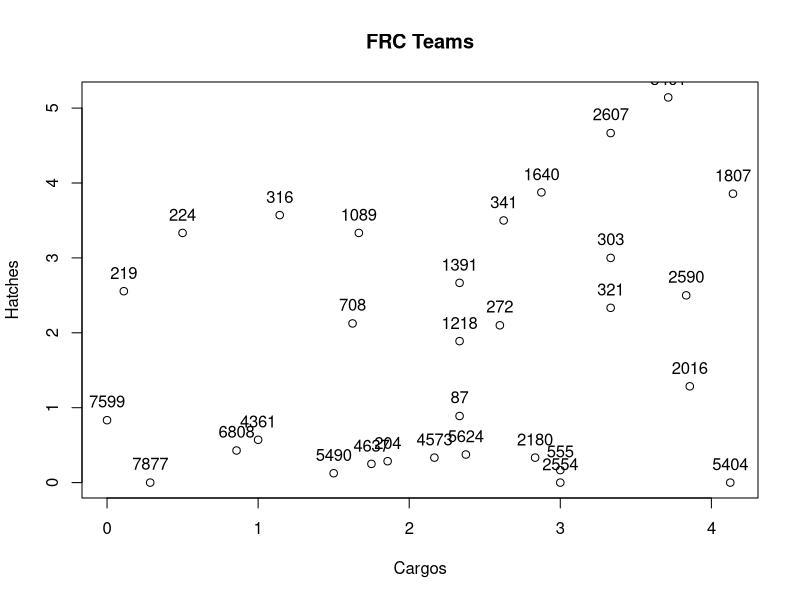

The R source for this figure:
require(ggplot2)
"
Build an R script that can do the following:

1) Read values from an Excel file every 30 seconds (i.e. Conversion from .txt to Data Frame).

2) Separate into Teams for Mean and Standard Deviation.

3) Interpret these values as Graphs for each team.

4) If possible, integrate the script with Tableau (Not possible due to the illegality
of connections in the FRC events).

Note: R1, R2, R3 mean the respective levels of the rocket ship, and CS means cargo ship.
S means Sandstorm and T means Teleop.

SP means Station Pickup and GP means Ground Pickup
"


df <- read.csv("Bensalem Event 2019 Scouting.txt", header = FALSE) #The path is necessary for the R script to read the file.

df[df == "null"] = NA


#df <- data.frame(names = c("A", "A", "A", "A", "A", "A", "A", "B"),
#collection = c(28, 23, 49, 29, 38, 23, 29, 21))

colnames(df) <- c("Name", "Team", "Position", "Match", "Is_Start_Level_2",
                  "S_Hatch_CS", "S_Hatch_R1", "S_Hatch_R2", "S_Hatch_R3",
                  "S_Cargo_CS", "S_Cargo_R1", "S_Cargo_R2", "S_Cargo_R3",
                  "T_Hatch_CS", "T_Hatch_R1", "T_Hatch_R2", "T_Hatch_R3",
                  "Hatch_GP", "Hatch_SP",
                  "T_Cargo_CS", "T_Cargo_R1", "T_Cargo_R2", "T_Cargo_R3",
                  "Is_Defensive", "Habitat_Level", "Time_For_Climb", "Notes")

print(typeof(df))
#Get unique team
uniqueTeams <- unique(df$Team)
print(uniqueTeams)

c1 <- c()
c2 <- c()
c3 <- c()
c4 <- c()
c5 <- c()
c6 <- c()
c7 <- c()
c8 <- c()
c9 <- c()
c10 <- c()
c11 <- c()
c12 <- c()
c13 <- c()
c14 <- c()
c15 <- c()
c16 <- c()
c17 <- c()
c18 <- c()
c19 <- c()
c20 <- c()
c21 <- c()
c22 <- c()
c23 <- c()
c24 <- c()
c25 <- c()
c26 <- c()
c27 <- c()
c28 <- c()
c29 <- c()
c30 <- c()
c31 <- c()
c32 <- c()
c33 <- c()
c34 <- c()
c35 <- c()
c36 <- c()
c37 <- c()
c38 <- c()
c39 <- c()
c40 <- c()
c41 <- c()
c42 <- c()
c43 <- c()
c44 <- c()
c45 <- c()

pointfunction <- function (v) {
  c <- ifelse(v < 3, 3 * v, 12)
}
for (team in uniqueTeams) {
  a <- which(df$Team == team)
  
  #Sandstorm Vars
  b <- df$Is_Start_Level_2
  c <- df$S_Hatch_CS
  d <- df$S_Hatch_R1
  e <- df$S_Hatch_R2
  f <- df$S_Hatch_R3
  
  g <- df$S_Cargo_CS
  h <- df$S_Cargo_R1
  i <- df$S_Hatch_R2
  j <- df$S_Hatch_R3
  
  #Teleop Vars
  k <- df$T_Hatch_CS
  l <- df$T_Hatch_R1
  m <- df$T_Hatch_R2
  n <- df$T_Hatch_R3
  
  o <- df$T_Cargo_CS
  p <- df$T_Cargo_R1
  q <- df$T_Cargo_R2
  r <- df$T_Cargo_R3
  
  s <- df$Habitat_Level
  t <- df$Hatch_GP
  u <- df$Hatch_SP
  
  v <- df$Is_Defensive
  #u <- df$Time_For_Climb
  #String... generally says seconds but can say minutes in extreme cases. So no stats.
  
  #Means
  c1 <- c(c1, mean(c[a], na.rm = TRUE))
  c2 <- c(c2, mean(d[a], na.rm = TRUE))
  c3 <- c(c3, mean(e[a], na.rm = TRUE))
  c4 <- c(c4, mean(f[a], na.rm = TRUE))
  c5 <- c(c5, mean(g[a], na.rm = TRUE))
  c6 <- c(c6, mean(h[a], na.rm = TRUE))
  c7 <- c(c7, mean(i[a], na.rm = TRUE))
  c8 <- c(c8, mean(j[a], na.rm = TRUE))
  c9 <- c(c9, mean(k[a], na.rm = TRUE))
  c10 <- c(c10, mean(l[a], na.rm = TRUE))
  c11 <- c(c11, mean(m[a], na.rm = TRUE))
  c12 <- c(c12, mean(n[a], na.rm = TRUE))
  c13 <- c(c13, mean(o[a], na.rm = TRUE))
  c14 <- c(c14, mean(p[a], na.rm = TRUE))
  c15 <- c(c15, mean(q[a], na.rm = TRUE))
  c16 <- c(c16, mean(r[a], na.rm = TRUE))
  c17 <- c(c17, mean(s[a], na.rm = TRUE))
  c18 <- c(c18, mean(pointfunction(s[a]), na.rm = TRUE))
  c19 <- c(c19, mean(c[a] + d[a] + e[a] + f[a] + k[a] + l[a] + m[a] + n[a], na.rm = TRUE))
  c20 <- c(c20, mean(g[a] + h[a] + i[a] + j[a] + o[a] + p[a] + q[a] + r[a], na.rm = TRUE))
  c21 <- c(c21, mean(t[a], na.rm = TRUE))
  c22 <- c(c22, mean(u[a], na.rm = TRUE))
  #Standard Deviations
  c23 <- c(c23, sd(c[a], na.rm = TRUE))
  c24 <- c(c24, sd(d[a], na.rm = TRUE))
  c25 <- c(c25, sd(e[a], na.rm = TRUE))
  c26 <- c(c26, sd(f[a], na.rm = TRUE))
  c27 <- c(c27, sd(g[a], na.rm = TRUE))
  c28 <- c(c28, sd(h[a], na.rm = TRUE))
  c29 <- c(c29, sd(i[a], na.rm = TRUE))
  c30 <- c(c30, sd(j[a], na.rm = TRUE))
  c31 <- c(c31, sd(k[a], na.rm = TRUE))
  c32 <- c(c32, sd(l[a], na.rm = TRUE))
  c33 <- c(c33, sd(m[a], na.rm = TRUE))
  c34 <- c(c34, sd(n[a], na.rm = TRUE))
  c35 <- c(c35, sd(o[a], na.rm = TRUE))
  c36 <- c(c36, sd(p[a], na.rm = TRUE))
  c37 <- c(c37, sd(q[a], na.rm = TRUE))
  c38 <- c(c38, sd(r[a], na.rm = TRUE))
  c39 <- c(c39, sd(s[a], na.rm = TRUE))
  c40 <- c(c40, sd(pointfunction(s[a]), na.rm = TRUE))
  c41 <- c(c41, sd(c[a] + d[a] + e[a] + f[a] + k[a] + l[a] + m[a] + n[a], na.rm = TRUE))
  c42 <- c(c42, sd(g[a] + h[a] + i[a] + j[a] + o[a] + p[a] + q[a] + r[a], na.rm = TRUE))
  c43 <- c(c43, sd(t[a], na.rm = TRUE))
  c44 <- c(c44, sd(u[a], na.rm = TRUE))
  #Booleans
  c45 <- c(c45, mean(v[a], na.rm = TRUE))
}

#Start level is not really going to matter much in this DF.
df2 <- data.frame(Teams = uniqueTeams, #Identifier
                  
                  #Means
                  S_Hatch_CS_Mean = c1, S_Hatch_R1_Mean = c2, S_Hatch_R2_Mean = c3, S_Hatch_R3_Mean = c4,
                  S_Cargo_CS_Mean = c5, S_Cargo_R1_Mean = c6, S_Cargo_R2_Mean = c7, S_Cargo_R3_Mean = c8,
                  T_Hatch_CS_Mean = c9, T_Hatch_R1_Mean = c10, T_Hatch_R2_Mean = c11, T_Hatch_R3_Mean = c12,
                  T_Cargo_CS_Mean = c13, T_Cargo_R1_Mean = c14, T_Cargo_R2_Mean = c15, T_Cargo_R3_Mean = c16,
                  Habitat_Level_Mean = c17, Habitat_Points_Mean = c18, Hatch_Total_Mean = c19,
                  Cargo_Total_Mean = c20, Hatch_GP = c21, Hatch_SP = c22,
                  
                  #Standard Deviations
                  S_Hatch_CS_SD = c23, S_Hatch_R1_SD = c24, S_Hatch_R2_SD = c25, S_Hatch_R3_SD = c26,
                  S_Cargo_CS_SD = c27, S_Cargo_R1_SD = c28, S_Cargo_R2_SD = c29, S_Cargo_R3_SD = c30,
                  T_Hatch_CS_SD = c31, T_Hatch_R1_SD = c32, T_Hatch_R2_SD = c33, T_Hatch_R3_SD = c34,
                  T_Cargo_CS_SD = c35, T_Cargo_R1_SD = c36, T_Cargo_R2_SD = c37, T_Cargo_R3_SD = c38,
                  Habitat_Level_SD = c39, Habitat_Points_SD = c40, Hatch_Total_SD = c41, Cargo_Total_SD = c42,
                  Hatch_GP_SD = c43, Hatch_SP_SD = c44,
                  #Boolean Means
                  Is_Defensive = c45)

#Order by Defensiveness, descending.
df2 <- df2[with(df2, order(-Is_Defensive)), ]
print(df2)

#Order by Hatch Panels, descending.
df2 <- df2[with(df2, order(-Hatch_Total_Mean)), ]
print(df2)

#Order by Cargo, descending.
df2 <- df2[with(df2, order(-Cargo_Total_Mean)), ]
print(df2)

#Order by Hab Level, descending
df2 <- df2[with(df2, order(-Habitat_Level_Mean)), ]
print(df2)

#Order by Hab Points, descending
df2 <- df2[with(df2, order(-Habitat_Points_Mean)), ]
print(df2)

df3 <- data.frame(Cargos = df2$Cargo_Total_Mean, Hatches = df2$Hatch_Total_Mean)

#Yes, the plot can get pretty cramped especially at the bottom,
#but this is probably the only plot I can do at present.

plot(df3, main="FRC Teams")
text(df3$Cargos, df3$Hatches + 0.25, labels = df2$Teams)